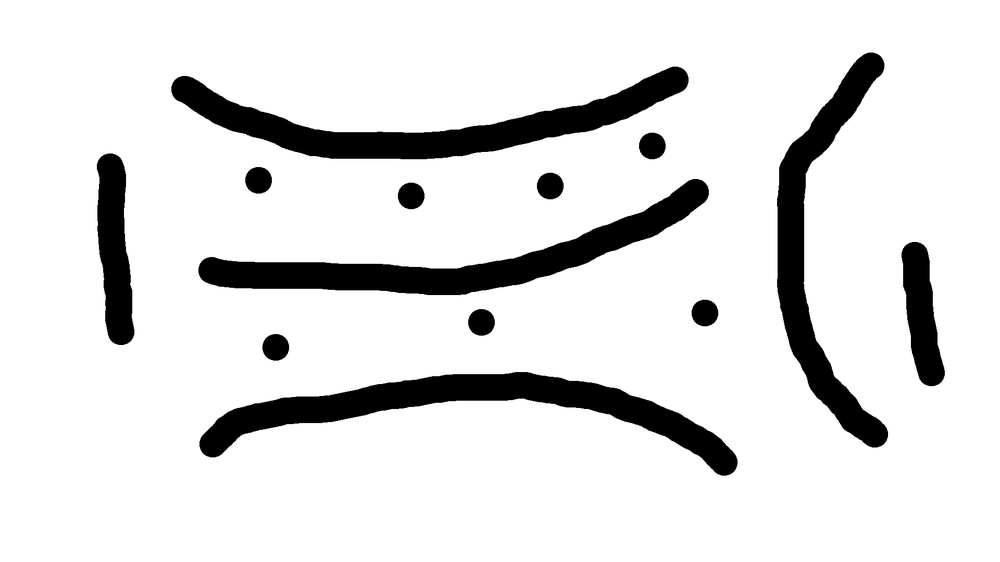
#> input picture image_processing/Images/lines.png, 1000 x 562 px, shrunk from 1920 x 1080 before the run
$ jupyter execute Line_detect.ipynb
#> lines starting #> are read from the running program, lines starting #| are printed output that depends on the picture; after the words box and inside, x2 and y2 are one past the last pixel; in counts of white or black regions, pixels touching at a corner belong together
# Line detection

[cell 1]
import cv2
import numpy as np
import matplotlib.pyplot as plt

[cell 2]
image = cv2.imread('Images/lines.png')
#> image is the input picture: shape (562, 1000, 3); min 0, max 255, mean 224.1

gray = cv2.cvtColor(image, cv2.COLOR_BGR2GRAY)
edges = cv2.Canny(gray, 50, 100)
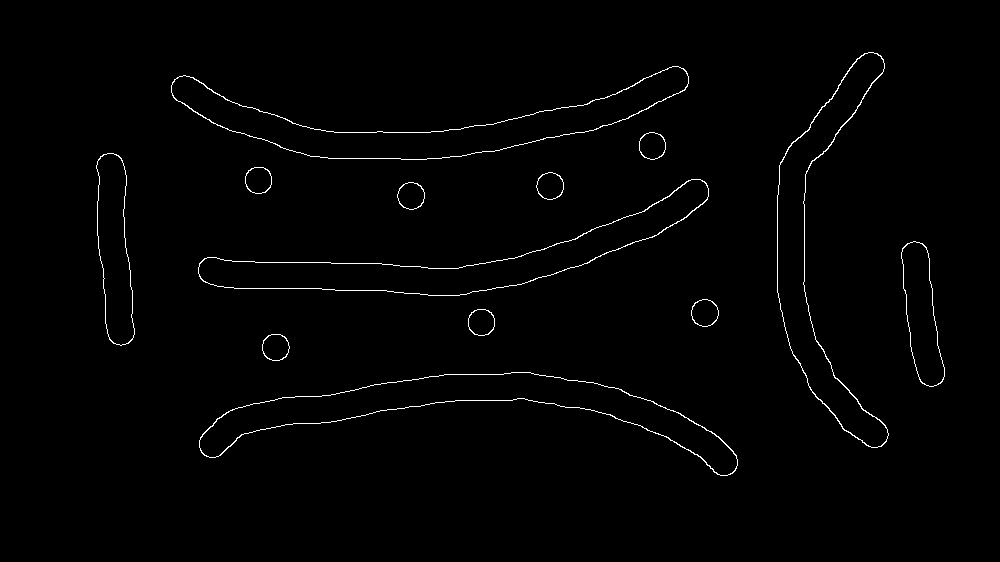
#> edges: shape (562, 1000); 1.1% white in thin lines or dots, all inside (x1, y1, x2, y2) = (96, 52, 945, 476)
#cv2.Canny(image, contour strength, contour detecting)

contours, _ = cv2.findContours(edges, cv2.RETR_EXTERNAL, cv2.CHAIN_APPROX_SIMPLE)
#> contours = 13 contours; largest, box (x1, y1, x2, y2) and area: (199, 372, 738, 476) 15139, (171, 66, 689, 160) 14353, (198, 179, 709, 296) 14076, (777, 52, 889, 448) 12110, (96, 153, 135, 346) 5026

contour_img = image.copy()
cv2.drawContours(contour_img, contours, -1, (255,0, 255), 10)
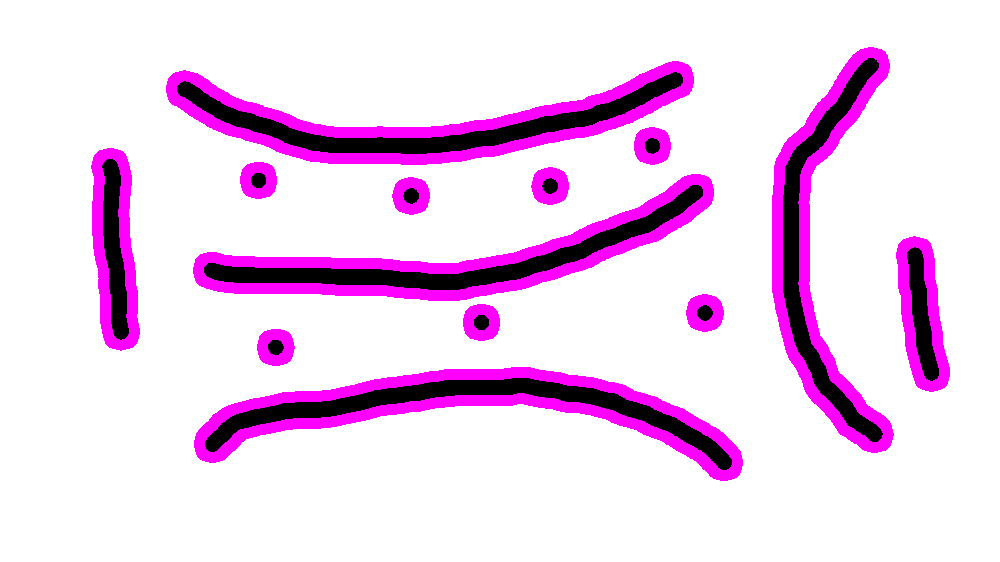
#> contour_img: shape (562, 1000, 3); 11.23% of pixels changed, all inside (x1, y1, x2, y2) = (91, 47, 950, 481)

plt.imshow(cv2.cvtColor(contour_img, cv2.COLOR_BGR2RGB))
plt.title('Kontúrok')
plt.axis('off')

plt.show()
